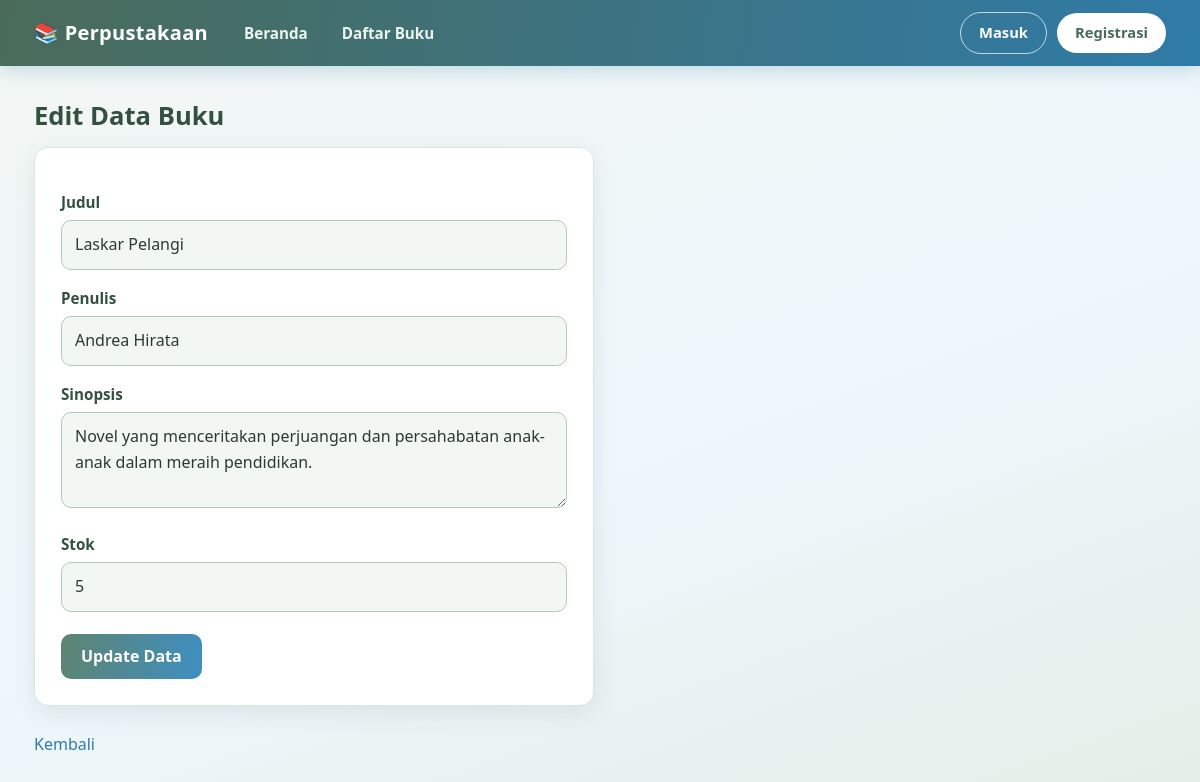
The page /edit.php?id=1 on the database its author committed.
### tables this page shows
CREATE TABLE `buku` (
  `buku_id` int(11) NOT NULL,
  `judul` varchar(255) NOT NULL,
  `kategori_id` int(11) NOT NULL,
  `penerbit_id` int(11) NOT NULL,
  `admin_id` int(11) NOT NULL,
  `ISBN` varchar(30) DEFAULT NULL,
  `penulis` varchar(150) DEFAULT NULL,
  `jumlah_halaman` int(11) DEFAULT NULL,
  `stok` int(11) NOT NULL DEFAULT 0,
  `tahun_terbit` year(4) DEFAULT NULL,
  `sinopsis` text DEFAULT NULL,
  `gambar` varchar(255) DEFAULT NULL
);

### edit.php (the view, shortened to what this page needs)
<?php
include "koneksi.php";
$id = $_GET['id'];
$query = mysqli_query($koneksi, "SELECT * FROM buku WHERE buku_id = '$id'");
$data = mysqli_fetch_assoc($query);
?>
<!DOCTYPE html>
<html lang="id">
<head>
    <link rel="stylesheet" href="style.css">
</head>
<body>
<?php include "navbar.php"; ?>
<main class="page">
<h2>Edit Data Buku</h2>
<form action="update.php" method="POST">
    <label>Judul</label><br>
    <input type="text" name="judul" value="<?= $data['judul']; ?>" required>
    <br><br>
    <label>Penulis</label><br>
    <input type="text" name="penulis" value="<?= $data['penulis']; ?>" required>
    <br><br>
    <label>Sinopsis</label><br>
    <textarea name="sinopsis" required><?= $data['sinopsis']; ?></textarea>
    <br><br>
    <label>Stok</label><br>
    <input type="number" name="stok" value="<?= $data['stok']; ?>" min="0" required>
    <br><br>
    <button type="submit">Update Data</button>
</form>
<br>
<a href="tampil_petugas.php">Kembali</a>
</main>
</body>
</html>

### style.css (style rules this page uses)
:root { --sage-50:#f3f7f4; --sage-100:#e4ede6; --sage-200:#cfdfd3; --sage-300:#b2cab9; --sage-400:#94b49f; --sage-600:#5f8470; --sage-700:#4a6b59; --sage-800:#34503f; --sky-50:#eef7fc; --sky-100:#dcf0fa; --sky-200:#bcdff3; --sky-400:#7cbbe3; --sky-600:#3d8fc2; --sky-700:#2f7ba8; --ink:#2b3a33; --muted:#6b7d74; --line:#dbe6de; --white:#fff; --danger:#c0625a; --warn:#c99a3b; --radius:14px; --shadow:0 6px 24px rgba(52,80,63,.10); }
* { box-sizing:border-box }
html { scroll-behavior:smooth }
body { margin:0; color:var(--ink); line-height:1.6; font-family:"Segoe UI",system-ui,-apple-system,Roboto,"Helvetica Neue",Arial,sans-serif; background:linear-gradient(160deg,var(--sage-50) 0%,var(--sky-50) 55%,var(--sage-100) 100%) fixed; min-height:100vh; }
h1,h2,h3,h4 { color:var(--sage-800);line-height:1.25;margin:0 0 .6em }
h2 { font-size:1.6rem }
a { color:var(--sky-700);text-decoration:none }
.page { max-width:1180px;margin:0 auto;padding:34px 24px 60px }
.page > h2:first-child,.page > h1:first-child { margin-top:0 }
form { background:#fff;border:1px solid var(--line);border-radius:var(--radius);padding:26px;max-width:560px;box-shadow:var(--shadow) }
label { display:block;margin:16px 0 6px;font-weight:600;color:var(--sage-800);font-size:.95rem }
input[type=text],input[type=password],input[type=number],input[type=date],input[type=email],input[type=file],select,textarea { width:100%;padding:11px 13px;border:1.5px solid var(--sage-300);border-radius:10px;font:inherit;color:var(--ink);background:var(--sage-50);transition:.2s }
textarea { min-height:96px;resize:vertical }
form button[type=submit] { margin-top:22px }
button,.btn { display:inline-block;cursor:pointer;border:0;border-radius:10px;padding:10px 20px;font:inherit;font-weight:600; color:#fff;background:linear-gradient(100deg,var(--sage-600),var(--sky-600));transition:.2s;text-decoration:none }

### rows shown on the page
buku: judul "Laskar Pelangi", penulis "Andrea Hirata", sinopsis "Novel yang menceritakan perjuangan dan persahabatan anak-anak dalam meraih pendidikan.", stok "5"
